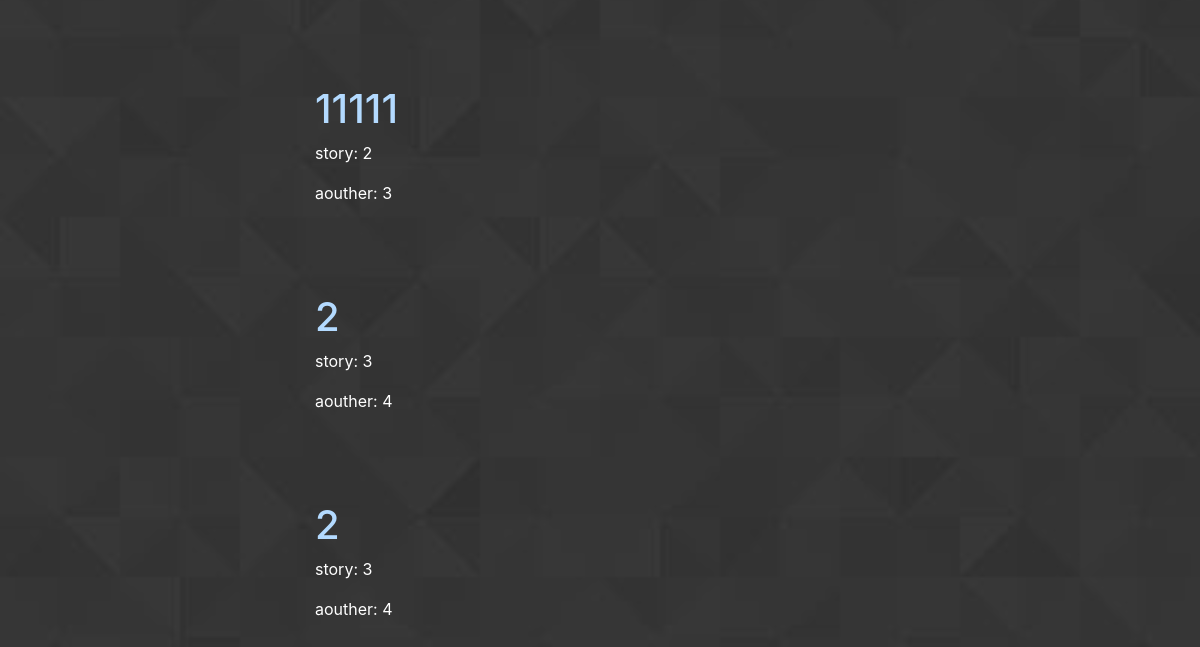
The page /categories/phones (lower part) on the database as committed earlier.
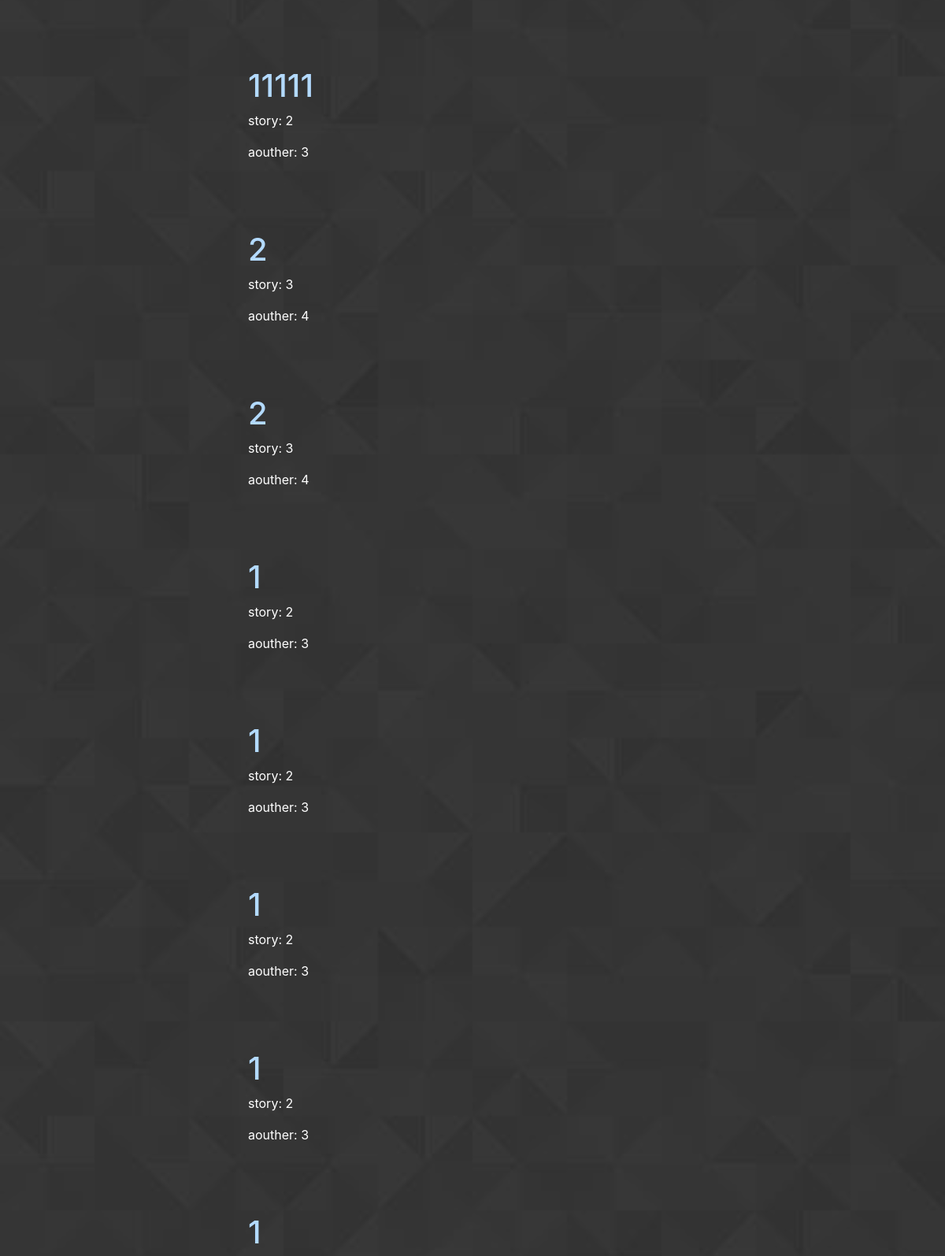
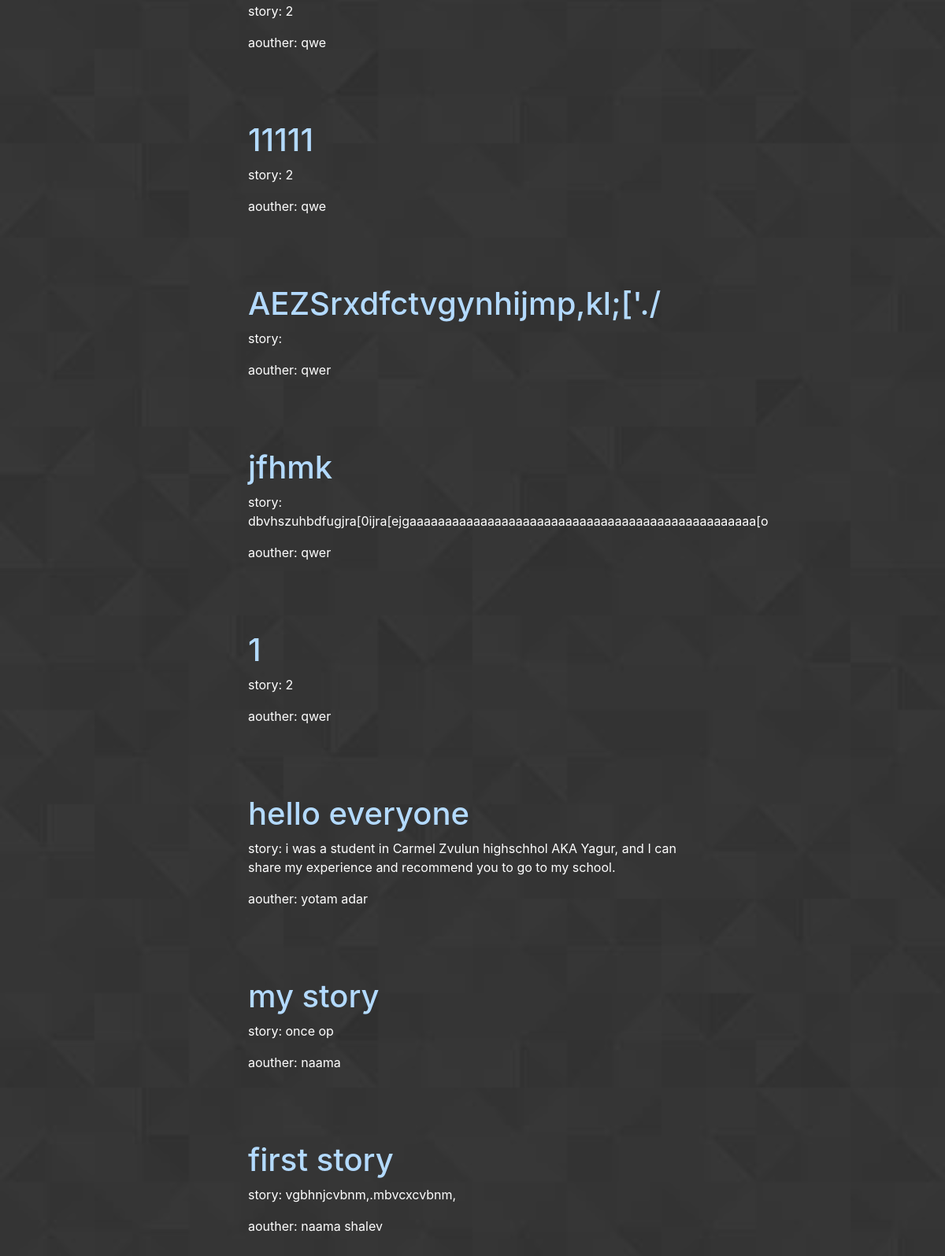
The same page on the database as committed later (2 pictures, top to bottom).
### model.py (models this page shows, shortened)
class Post(Base):
	__tablename__ = "Posts"
	post_id = Column(Integer, primary_key = True)
	title = Column(String)
	description = Column(String)
	category = Column(String)
	username = Column(String)
	contact = Column(String)

### app.py (the view)
@app.route('/categories/phones')
def phones():
    phoneposts = databases.query_by_category("phones")
    return render_template("phones.html",phones = phoneposts )

### databases.py (called while the page is built)
def query_by_category(category):
	session = session_factory()
	return session.query(Post).filter_by(category = category).all()

### templates/phones.html (shortened to what this page needs)
{% extends "navbar.html" %}
        {% block head %}
<link rel="stylesheet" type="text/css" href="{{ url_for('static', filename='bootstrap.css') }}">
        {% endblock %}
        {% block body %}
<body style="background-repeat: repeat">
        <div >
            <br>
            <br>
            <div class="col-md-6" style="left:25%; ">
                <div >
                    <br>
                    <br>
                        {% for i in phones%}
                        <h1 class="whit" style="color:#b3daff;" >{{i.title}}</h1>
                        <p class="whit" > story: {{i.description}}</p>
                        <p class="whit" >aouther: <a class="whit" href = "/profile/{{i.username}}">{{i.username}}</a></p>
                        <br>
                        <br>
                        <br>
            {% endfor %}
            </div>
            <br>
        {% endblock %}

### templates/navbar.html (shortened to what this page needs)
<!DOCTYPE html>
<html>
   <head>
       <link rel="stylesheet" type="text/css" href="{{ url_for('static', filename='bootstrap.css') }}">
       <link rel="stylesheet" type="text/css" href="{{ url_for('static', filename='style.css') }}">
       {% block head %}
       {% endblock %}
   </head>
   <body class="bg">
       {% block body %}
       {% endblock %}
   </body>
</html>

### static/style.css (style rules this page uses)
body { background-image: url(aaa.jpg) !important; }
body { background-image: url("aa.jpg"); height: 100%; background-repeat: no-repeat; background-size: 100%; }

Rows that differ between the two databases and show on the page:
added Post: title "1", description "2", username "3"
added Post: title "1", description "2", username "3"
added Post: title "1", description "2", username "3"
added Post: title "1", description "2", username "3"
added Post: title "1", description "2", username "qwe"
added Post: title "11111", description "2", username "qwe"
added Post: title "AEZSrxdfctvgynhijmp,kl;['./", username "qwer"
added Post: title "jfhmk", description "dbvhszuhbdfugjra[0ijra[ejgaaaaaaaaaaaaaaaaaaaaaaaaaaaaaaaaaaaaaaaaaaaaaaaaa[o", username "qwer"
added Post: title "1", description "2", username "qwer"
added Post: title "hello everyone", description "i was a student in Carmel Zvulun highschhol AKA Yagur, and I can share my experience and recommend you to go to my school.", username "yotam adar"
added Post: title "my story", description "once op", username "naama"
added Post: title "first story", description "vgbhnjcvbnm,.mbvcxcvbnm,", username "naama shalev"
